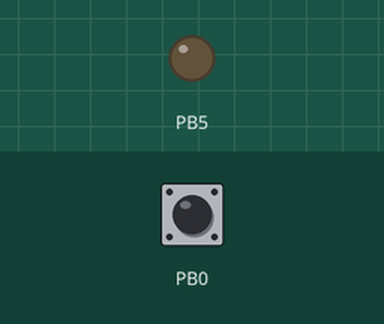
The program below on a simulated ATmega328P, built with avr-gcc and emulated at 8 MHz. On the bench: output pins drawn as LEDs (lit = HIGH). Inputs (shaded band) come from the test bench; at power-on: PB0 HIGH.

Above: at 1.2 s.
1.3 s: PB0 pulled LOW for 0.15 s
At 2.7 s:
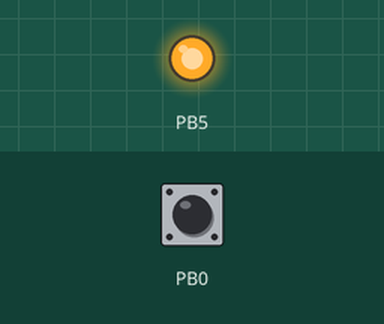
3.1 s: PB0 pulled LOW for 1 s
At 4.1 s:
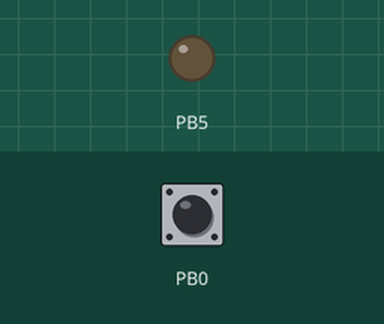
5.6 s: PB0 pulled LOW for 3.2 s
At 7.2 s:
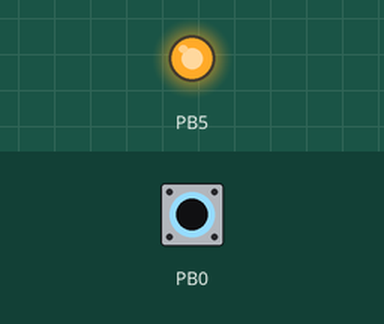
Timing chart, 0 to 8.7 s (numbered marks = the images above; inputs shaded):
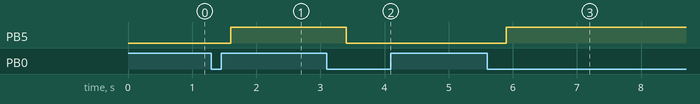

Measured:
- after the input at 1.3 s, PB5: LOW → HIGH after 0.30 s
- after the input at 3.1 s, PB5: HIGH → LOW after 0.30 s
- after the input at 5.6 s, PB5: LOW → HIGH after 0.30 s

The program:

main.c
```c
#define F_CPU 8000000UL

#include <avr/io.h>
#include <util/delay.h>
#include <avr/interrupt.h>

// PCINT0 ISR
ISR(PCINT0_vect) {
  PCMSK0 &= _BV(PCINT0);    /* disable interrupt */

  // falling edge
  if(bit_is_clear(PINB, 0)) {
    _delay_ms(300);
    PORTB ^= _BV(PB5);
  }

  PCMSK0 |= _BV(PCINT0);    /* enable interrupt */
}

void pcint_init() {
  PCICR |= _BV(PCIE0);    // enable pin change interrupt 7:0
  PCMSK0 |= _BV(PCINT0);  // enable PCINT0
}

void main() {
  pcint_init();
  DDRB |= _BV(PB5);
  PORTB |= _BV(PB0);

  sei();

  for(;;);
}
```
